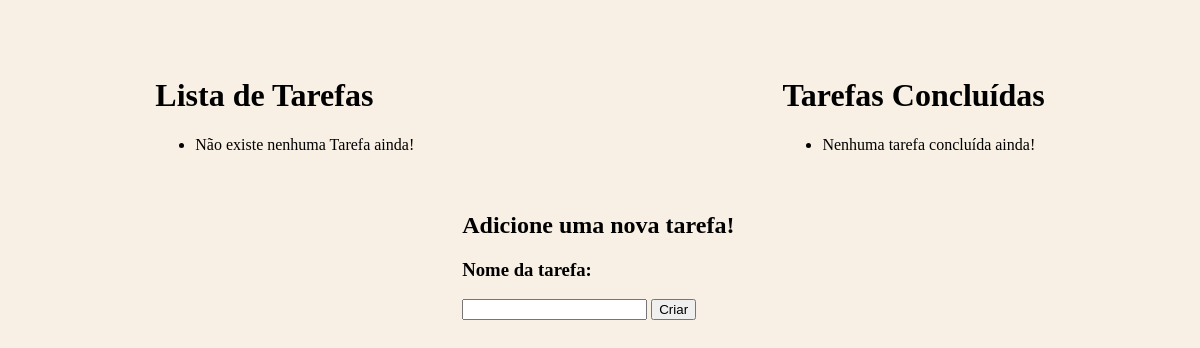
Page /crud/ on the earlier database version.
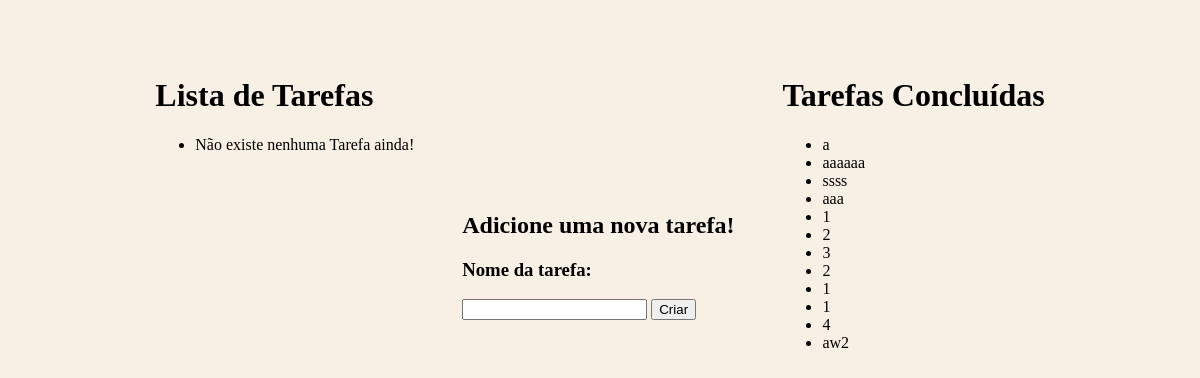
Same page on the later database version.
### crud/models.py (models this page shows)
class checkedTarefas (models.Model):
    id = models.AutoField(primary_key=True)
    nome = models.CharField(max_length=255)

### crud/views.py (the view)
# urls.py: path('', getTarefas, name='getTarefas'),
def getTarefas(request):
    tarefas = Tarefas.objects.all()
    tarefas_concluidas = checkedTarefas.objects.all()
    return render(request, "index.html", {"tarefas": tarefas, "tarefas_concluidas": tarefas_concluidas})

### crud/templates/index.html (shortened to what this page needs)
<!DOCTYPE html>
<html>
<head>
</head>
<body>
<div class="container">
<div class="listaTarefas">
        <h1>Lista de Tarefas </h1>
        <ul>
            {% for tarefa in tarefas %}
                <li>{{ tarefa.nome }}
                    <a href="{% url 'updateTarefa' tarefa.id %}"> Editar</a>
                     <a href="{% url 'delete' tarefa.id %}"> Deletar</a>
                     <form method="post" action="{% url 'checkedTarefa' tarefa.id %}">
                        {% csrf_token %}
                        <button type="submit">Check</button>
                    </form>
                </li>
                {% empty %}
                <li>Não existe nenhuma Tarefa ainda!</li>
            {% endfor %}
        </ul>
    </div>
    <div class="createTarefa">
                <div class="forms">
                    <h2>Adicione uma nova tarefa!</h2>
                    <form action="{% url 'createTarefa' %}" method="post">
                        <h3>Nome da tarefa:</h3>
                        <input type="text" name="nome">
                        <button type="submit">Criar</button>
                    </form>
                </div>
        </div>
        <div class="checkedTarefas">
            <h1>Tarefas Concluídas</h1>
<ul>
    {% for tarefa_concluida in tarefas_concluidas %}
        <li>{{ tarefa_concluida.nome }}</li>
    {% empty %}
        <li>Nenhuma tarefa concluída ainda!</li>
    {% endfor %}
</ul>
</div>
</div>
</body>
</html>

Differences in the rows shown:
added checkedTarefas: nome "a"
added checkedTarefas: nome "aaaaaa"
added checkedTarefas: nome "ssss"
added checkedTarefas: nome "aaa"
added checkedTarefas: nome "1"
added checkedTarefas: nome "2"
added checkedTarefas: nome "3"
added checkedTarefas: nome "2"
added checkedTarefas: nome "1"
added checkedTarefas: nome "1"
added checkedTarefas: nome "4"
added checkedTarefas: nome "aw2"
Other differences:
text no longer shown: "Nenhuma tarefa concluída ainda!"
